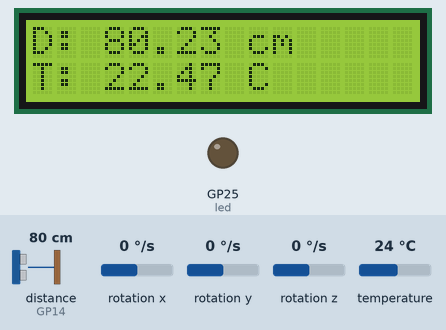
The program below on a simulated Raspberry Pi Pico running MicroPython. On the bench: 16×2 character LCD, output pins drawn as LEDs (lit = HIGH). The inputs (shaded band) are chosen by the test bench; at power-on: distance to the obstacle (sensor on GP14) 80 cm, temperature 24 °C, rotation x 0 °/s, rotation y 0 °/s, rotation z 0 °/s. The echo pulse lasts 58.3 µs per cm; library files of the repository ran but are not shown: pico_i2c_lcd.py, imu.py; pins used as bus, display or sensor lines are not drawn; what the program prints to the serial console is not drawn.

Above: at 1.4 s.
1.5 s: distance to the obstacle (sensor on GP14) set to 2 cm
At 2.7 s:
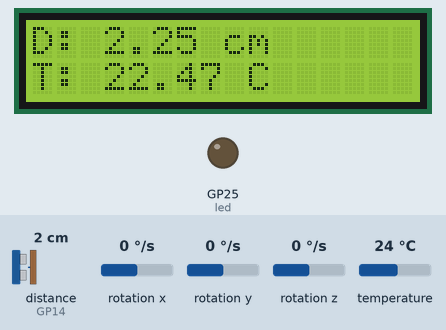
5.6 s: temperature set to 12 °C
At 7.2 s:
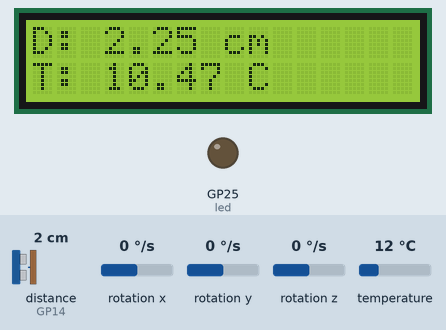
9.0 s: distance to the obstacle (sensor on GP14) set to 4 cm
At 10.4 s:
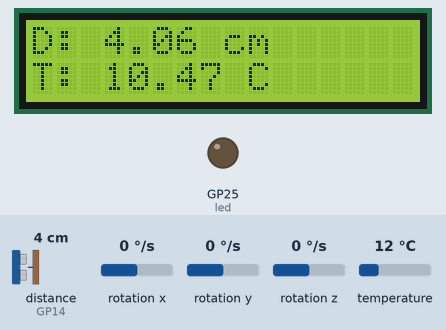
12.1 s: temperature set to 19 °C
At 13.4 s:
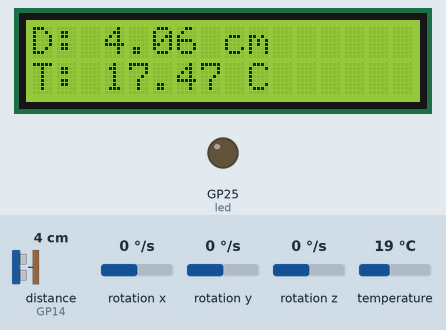
15.2 s: distance to the obstacle (sensor on GP14) set to 9 cm
At 16.6 s:
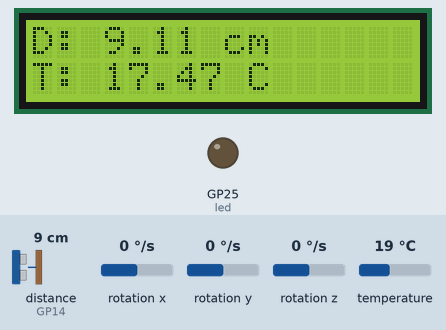
18.3 s: temperature set to 33 °C
At 19.7 s:
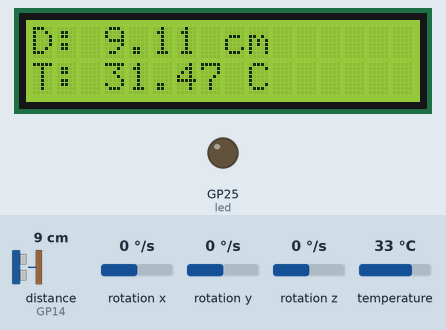
Timing chart, 0 to 21.3 s (numbered marks = the images above; inputs shaded):
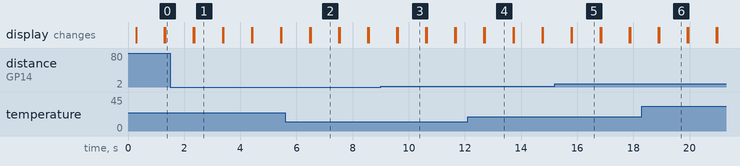

The program:

main.py
```python
import sys
sys.path.append("/libs")
from machine import Pin, I2C
from pico_i2c_lcd import I2cLcd
from imu import MPU6050
from utime import sleep, sleep_us, ticks_us

i2c_mtu = I2C(1, sda=Pin(2), scl=Pin(3), freq=400000)
imu = MPU6050(i2c_mtu)

i2c = I2C(0, sda=Pin(12), scl=Pin(13), freq=400000)
lcd = I2cLcd(i2c, 0x27, 2, 16)

trig = Pin(15, Pin.OUT)
echo = Pin(14, Pin.IN)
led = Pin(25, Pin.OUT)

fps = 1

def distanse():
    trig.value(0)
    sleep_us(2)

    trig.value(1)
    sleep_us(5)
    trig.value(0)
    while echo.value() == 0:
        signaloff = ticks_us()

    while echo.value() == 1:
        signalon = ticks_us()

    timeresult = signalon - signaloff
    distanse = (((timeresult * (10 ** -6)) * 343.8 / 2)) * 100

    my_distanse = str(round(distanse, 2))
    tem=str(round(imu.temperature,2))
    x=str(round(imu.gyro.x))
    y=str(round(imu.gyro.y))
    z=str(round(imu.gyro.z))
    print(" "+x+" "+y+" "+z)
    lcd.clear()
    lcd.putstr("D: "+my_distanse+" cm\nT: "+ tem + " C")
    sleep(1/fps)

while True:
    distanse()
```

Measured:
- after the input at 1.5 s, the display: first differs from a run without the input after 0.86 s (image 1)
- after the input at 5.6 s, the display: first differs from a run without the input after 0.90 s (image 2)
- after the input at 9.0 s, the display: first differs from a run without the input after 0.60 s (image 3)
- after the input at 12.1 s, the display: first differs from a run without the input after 0.61 s (image 4)
- after the input at 15.2 s, the display: first differs from a run without the input after 0.61 s (image 5)
- after the input at 18.3 s, the display: first differs from a run without the input after 0.62 s (image 6)
- what the display in image 1 shows lasts 1.0 s, from 2.4 s to 3.4 s
